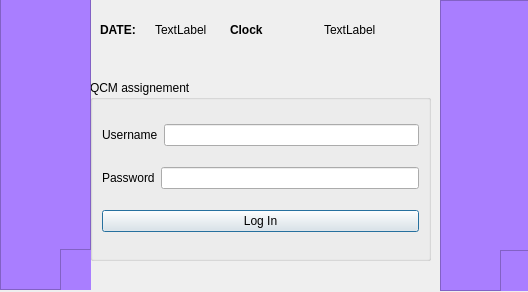
<?xml version="1.0" encoding="UTF-8"?>
<ui version="4.0">
 <class>LoginPage</class>
 <widget class="QDialog" name="LoginPage">
  <property name="geometry">
   <rect>
    <x>0</x>
    <y>0</y>
    <width>528</width>
    <height>292</height>
   </rect>
  </property>
  <property name="windowTitle">
   <string>Dialog</string>
  </property>
  <widget class="QGroupBox" name="groupBox">
   <property name="geometry">
    <rect>
     <x>90</x>
     <y>80</y>
     <width>341</width>
     <height>181</height>
    </rect>
   </property>
   <property name="title">
    <string>QCM assignement</string>
   </property>
   <layout class="QVBoxLayout" name="verticalLayout">
    <item>
     <layout class="QHBoxLayout" name="horizontalLayout">
      <item>
       <widget class="QLabel" name="label">
        <property name="text">
         <string>Username</string>
        </property>
       </widget>
      </item>
      <item>
       <widget class="QLineEdit" name="lineEdit_U"/>
      </item>
     </layout>
    </item>
    <item>
     <layout class="QHBoxLayout" name="horizontalLayout_2">
      <item>
       <widget class="QLabel" name="label_2">
        <property name="text">
         <string>Password</string>
        </property>
       </widget>
      </item>
      <item>
       <widget class="QLineEdit" name="lineEdit_P"/>
      </item>
     </layout>
    </item>
    <item>
     <widget class="QPushButton" name="pushButton_log">
      <property name="text">
       <string>Log In</string>
      </property>
     </widget>
    </item>
   </layout>
  </widget>
  <widget class="QWidget" name="layoutWidget">
   <property name="geometry">
    <rect>
     <x>230</x>
     <y>20</y>
     <width>181</width>
     <height>19</height>
    </rect>
   </property>
   <layout class="QHBoxLayout" name="horizontalLayout_3">
    <item>
     <widget class="QLabel" name="clock">
      <property name="font">
       <font>
        <pointsize>9</pointsize>
        <weight>75</weight>
        <bold>true</bold>
       </font>
      </property>
      <property name="text">
       <string>Clock</string>
      </property>
     </widget>
    </item>
    <item>
     <widget class="QLabel" name="digital_clock">
      <property name="text">
       <string>TextLabel</string>
      </property>
     </widget>
    </item>
   </layout>
  </widget>
  <widget class="QWidget" name="layoutWidget">
   <property name="geometry">
    <rect>
     <x>100</x>
     <y>20</y>
     <width>107</width>
     <height>19</height>
    </rect>
   </property>
   <layout class="QHBoxLayout" name="horizontalLayout_4">
    <item>
     <widget class="QLabel" name="Date">
      <property name="font">
       <font>
        <pointsize>9</pointsize>
        <weight>75</weight>
        <bold>true</bold>
       </font>
      </property>
      <property name="text">
       <string>DATE:</string>
      </property>
     </widget>
    </item>
    <item>
     <widget class="QLabel" name="Date_ed">
      <property name="text">
       <string>TextLabel</string>
      </property>
     </widget>
    </item>
   </layout>
  </widget>
  <widget class="QFrame" name="frame">
   <property name="geometry">
    <rect>
     <x>0</x>
     <y>-1</y>
     <width>91</width>
     <height>291</height>
    </rect>
   </property>
   <property name="styleSheet">
    <string notr="true">background:rgb(169, 126, 255)</string>
   </property>
   <property name="frameShape">
    <enum>QFrame::StyledPanel</enum>
   </property>
   <property name="frameShadow">
    <enum>QFrame::Raised</enum>
   </property>
   <widget class="QFrame" name="frame_2">
    <property name="geometry">
     <rect>
      <x>60</x>
      <y>250</y>
      <width>91</width>
      <height>291</height>
     </rect>
    </property>
    <property name="styleSheet">
     <string notr="true">background:rgb(169, 126, 255)</string>
    </property>
    <property name="frameShape">
     <enum>QFrame::StyledPanel</enum>
    </property>
    <property name="frameShadow">
     <enum>QFrame::Raised</enum>
    </property>
   </widget>
  </widget>
  <widget class="QFrame" name="frame_5">
   <property name="geometry">
    <rect>
     <x>440</x>
     <y>0</y>
     <width>91</width>
     <height>291</height>
    </rect>
   </property>
   <property name="styleSheet">
    <string notr="true">background:rgb(169, 126, 255)</string>
   </property>
   <property name="frameShape">
    <enum>QFrame::StyledPanel</enum>
   </property>
   <property name="frameShadow">
    <enum>QFrame::Raised</enum>
   </property>
   <widget class="QFrame" name="frame_6">
    <property name="geometry">
     <rect>
      <x>60</x>
      <y>250</y>
      <width>91</width>
      <height>291</height>
     </rect>
    </property>
    <property name="styleSheet">
     <string notr="true">background:rgb(169, 126, 255)</string>
    </property>
    <property name="frameShape">
     <enum>QFrame::StyledPanel</enum>
    </property>
    <property name="frameShadow">
     <enum>QFrame::Raised</enum>
    </property>
   </widget>
  </widget>
 </widget>
 <resources/>
 <connections/>
</ui>
